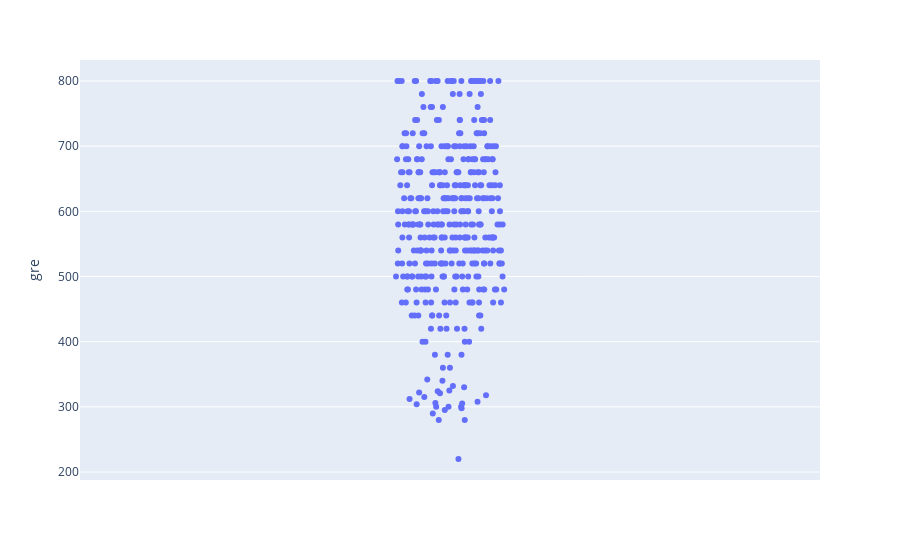

Here is the notebook cell this chart was saved with:
### Markdown cell above
### Plot a strip plot to check for outliers

 - Run the cell below and see the error message
 - Correct the error(s) and run cell again

### Code cell
import plotly.express as px

fig= px.strip(gredata, y='gre') 

fig.show()

### Figure 1 — Plotly figure (JSON) as saved in the notebook; plotly's stock layout.template omitted (floating-point values rounded to 4 significant figures; data arrays with more than 128 entries replaced by an {"elided": "..."} marker saying what was removed)
{"data": [{"alignmentgroup": "True", "boxpoints": "all", "fillcolor": "rgba(255,255,255,0)", "hoveron": "points", "hovertemplate": "gre=%{y}<extra></extra>", "legendgroup": "", "line": {"color": "rgba(255,255,255,0)"}, "marker": {"color": "#636efa"}, "name": "", "offsetgroup": "", "orientation": "v", "pointpos": 0, "showlegend": false, "type": "box", "x0": " ", "xaxis": "x", "y": {"elided": "400 int values"}, "y0": " ", "yaxis": "y"}], "layout": {"autosize": true, "boxmode": "group", "legend": {"tracegroupgap": 0}, "margin": {"t": 60}, "xaxis": {"anchor": "y", "autorange": true, "domain": [0, 1], "range": [-0.5, 0.5], "type": "category"}, "yaxis": {"anchor": "x", "autorange": true, "domain": [0, 1], "range": [187.8, 832.2], "title": {"text": "gre"}, "type": "linear"}}}
